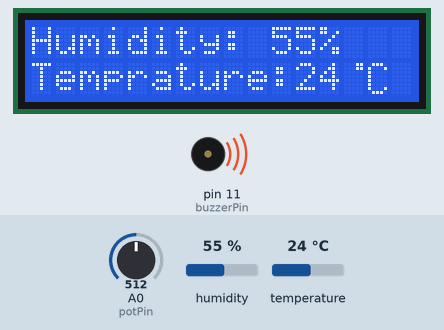
This sketch was run on a simulated Arduino Uno, built with avr-gcc and run on an emulated ATmega328P. Shown: 16×2 character LCD, buzzer (waves = sounding). The test bench sets the inputs (shaded band); at power-on: temperature 24 °C, A0 (potPin) = 512, humidity 55 %. What the sketch prints to the serial monitor is not drawn.

Above: at 2.7 s.
2.8 s: temperature set to 29.1 °C
At 8.1 s:
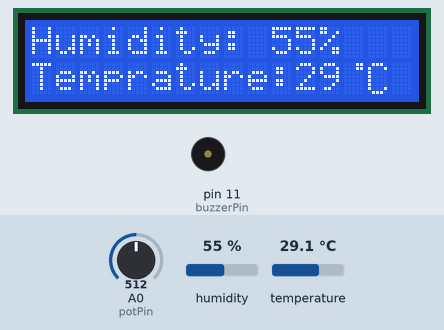
11.7 s: temperature set to 30.4 °C
At 13.9 s:
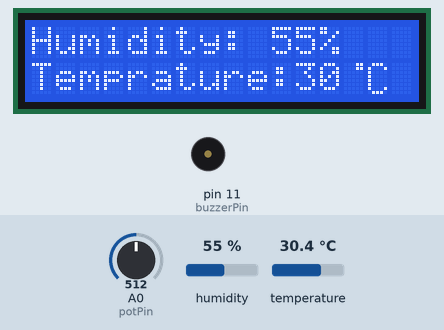
16.2 s: A0 (potPin) set to 427
20.7 s: A0 (potPin) set to 394
At 23.7 s:
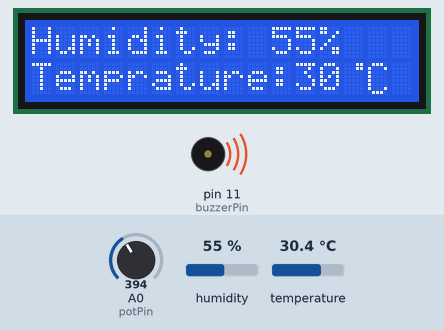
28.9 s: humidity set to 22 %
At 31.4 s:
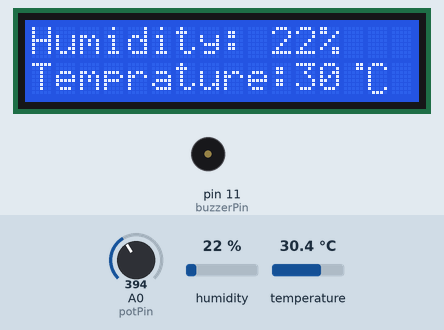
33.4 s: humidity set to 40 %
At 35.3 s:
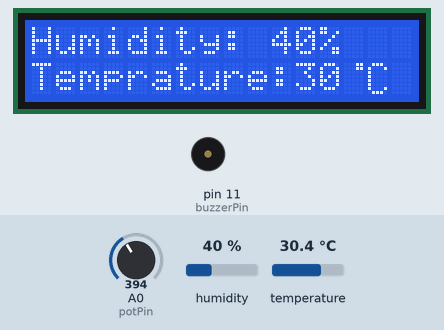
Timing chart, 0 to 38.9 s (numbered marks = the images above; inputs shaded):
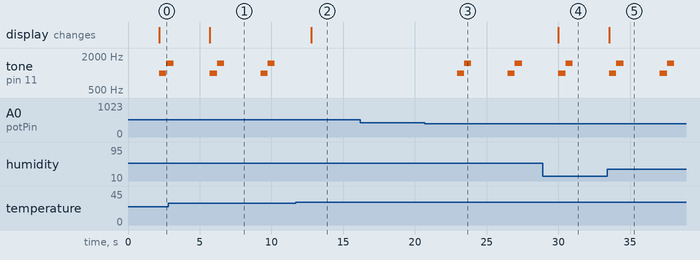

The sketch:

sketch_jan25b_DHT22_with_I2C.ino
```cpp
#include "DHT.h"
#include <Wire.h>
#include <LiquidCrystal_I2C.h>

#define DHTPIN 2
#define potPin A0
#define buzzerPin 11

int x;
int y;

DHT dht(DHTPIN, 22);

LiquidCrystal_I2C lcd(0x27, 16, 2);

byte S0 [8] {
  B00011,
  B00011,
  B00000,
  B00000,
  B00000,
  B00000,
  B00000,
  B00000
};

byte S1 [8] {
  B01110,
  B10001,
  B10000,
  B10000,
  B10000,
  B10000,
  B10001,
  B01110
};


void setup() {
  Serial.begin(9600);
  lcd.init();
  lcd.init();
  lcd.backlight();
  pinMode(buzzerPin, OUTPUT);
  dht.begin();
  lcd.createChar (1, S0);
  lcd.createChar (2, S1);
}

void loop() {

  x=analogRead(potPin);
  y=map(x,1024,0,25,35);

  delay(2000);

  int h = dht.readHumidity();
  int t = dht.readTemperature();

  Serial.print(F("Humidity: "));
  Serial.print(h);
  Serial.print(F("%  Temperature: "));
  Serial.print(t);
  Serial.println(F("°C "));

  lcd.setCursor(0,0);
  lcd.print(F("Humidity: "));
  lcd.print(h);
  lcd.print(F("%"));
  lcd.setCursor(0,1);
  lcd.print(F("Temprature:"));
  lcd.print(t);
  custom_chr();

  if(y>t) {
    buzzer_sound();
  }
}


void buzzer_sound() {
  tone (buzzerPin, 1000);
  delay(500);

  tone (buzzerPin, 1500);
  delay(500);

  noTone (buzzerPin);
  delay(500);
}

void custom_chr (){
  lcd.write(1);
  lcd.write(2);
}
```

Measured:
- the behaviour switches between 410 and 409 on A0 (potPin) (found by bisection; images 2 and 3)
- after the input at 2.8 s, the display: changes after 2.9 s (image 1)
- after the input at 11.7 s, tone on pin 11 (buzzerPin): stays silent (without the input it goes to 1000 Hz after 1.1 s); the display: changes after 1.1 s (image 2)
- after the input at 16.2 s, every drawn part: stays the same
- after the input at 20.7 s, tone on pin 11 (buzzerPin): plays 1000 Hz for 0.50 s, 1500 Hz for 0.50 s, 1000 Hz for 0.50 s, 1500 Hz for 0.50 s, starting after 2.2 s
- after the input at 28.9 s, the display: changes after 1.1 s (image 4)
- after the input at 33.4 s, the display: changes after 0.14 s (image 5)
- by itself, tone on pin 11 (buzzerPin): plays 1000 Hz for 0.50 s, 1500 Hz for 0.50 s, 1000 Hz for 0.50 s, 1500 Hz for 0.50 s
